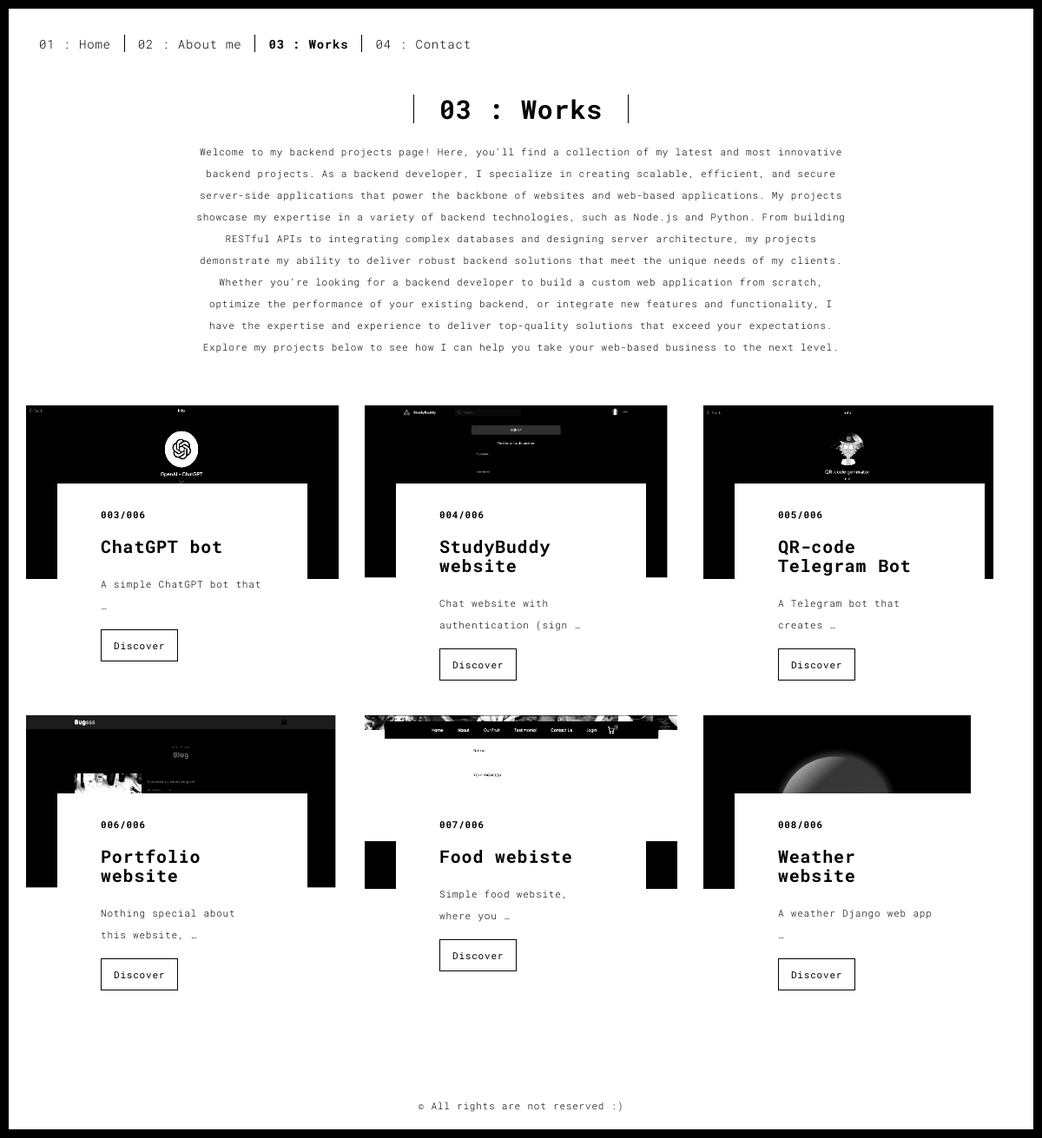
The app's page /works/ with its own data.
### main/models.py (models this page shows, shortened)
class ProjectsDecription(models.Model):
    text = models.TextField(("text"))
    class Meta:
        verbose_name = ("ProjectsDecription")
        verbose_name_plural = ("ProjectsDecriptions")
    def __str__(self):
        return self.text

class Projects(models.Model):
    backround = models.ImageField(
        ("background"), upload_to='projects/background')
    title = models.CharField(("title"), max_length=100)
    description = models.TextField(("description"))
    quote = models.CharField(("quote"), max_length=150, blank=True)
    author = models.CharField(("author"), max_length=50, blank=True)
    picture1 = models.ImageField(("picture1"), upload_to='projects/photo')
    picture2 = models.ImageField(("picture2"), upload_to='projects/photo')
    cover = models.ImageField(("cover"), upload_to='projects/cover')
    url = models.CharField(("url"), max_length=100, blank=True)
    class Meta:
        verbose_name = ("Projects")
        verbose_name_plural = ("Projects")

### main/views.py (the view)
# urls.py: path('works/', works, name='works'),
def works(request):
    projects = Projects.objects.all()
    context = {
        'projects': projects,
        'text': ProjectsDecription.objects.get(id=1)
    }
    return render(request, 'works.html', context=context)

### templates/works.html (shortened to what this page needs)
{% extends 'base.html' %}
{% load static %}
{% block content %}
<body class="">
<div id="site-border-left"></div>
<div id="site-border-right"></div>
<div id="site-border-top"></div>
<div id="site-border-bottom"></div>
<header>
  <nav class="navbar  navbar-fixed-top navbar-default">
    <div class="container">
      <div class="collapse navbar-collapse" id="navbar-collapse">
        <ul class="nav navbar-nav ">
          <li><a href="{% url 'home' %}" title="">01 : Home</a></li>
          <li><a href="{% url 'about' %}" title="">02 : About me</a></li>
          <li><a href="{% url 'works' %}"  class='active'  title="">03 : Works</a></li>
          <li><a href="{% url 'contact' %}" title="">04 : Contact</a></li>
        </ul>
      </div>
    </div>
  </nav>
</header>
<div class="section-container">
  <div class="container">
    <div class="row">
      <div class="col-sm-8 col-sm-offset-2 section-container-spacer">
        <div class="text-center">
          <h1 class="h2">03 : Works</h1>
          <p>{{text}}</p>
        </div>
      </div>
      <div class="col-md-12">
      <div id="myCarousel" class="carousel slide projects-carousel">
        <div class="carousel-inner">
            <div class="item active">
                <div class="row">
                    {% for p in projects %}
                    <div class="col-sm-4 work___box">
                      <a href="{% url 'work-detail' p.pk %}" title="" class="black-image-project-hover">
                      </a>
                      <div class="card-container card-container-lg" style=''>
                        <h4>00{{p.id}}/00{{projects.count}}</h4>
                        <h3>{{p.title}}</h3>
                        <p>{{p.description|truncatewords:5}}</p>
                        <a href="{% url 'work-detail' p.pk %}" title="" class="btn btn-default">Discover</a>
                      </div>
                    </div>
                    {% endfor %}
                </div>
            </div>
        </div>
     </div>
    </div>
    </div>
  </div>
</div>
<footer class="footer-container text-center">
  <div class="container">
    <div class="row">
      <div class="col-xs-12">
        <p>© All rights are not reserved :)</p>
      </div>
    </div>
  </div>
</footer>
{% endblock content %}

### records on screen
ProjectsDecription: text "Welcome to my backend projects page! Here, you'll find a collection of my latest and most innovative backend projects. As a backend developer, I specialize in creating scalable, efficient, and secure server-side applications that power the backbone of websites and web-based applications. My projects showcase my expertise in a variety of backend technologies, such as Node.js and Python. From building RESTful APIs to integrating complex databases and designing server architecture, my projects demonstrate my ability to deliver robust backend solutions that meet the unique needs of my clients. Whether you're looking for a backend developer to build a custom web application from scratch,…"
Projects: id "3", count "6", title "ChatGPT bot", description "A simple ChatGPT bot that …"
Projects: id "4", count "6", title "StudyBuddy website", description "Chat website with authentication (sign …"
Projects: id "5", count "6", title "QR-code Telegram Bot", description "A Telegram bot that creates …"
Projects: id "6", count "6", title "Portfolio website", description "Nothing special about this website, …"
Projects: id "7", count "6", title "Food webiste", description "Simple food website, where you …"
Projects: id "8", count "6", title "Weather website", description "A weather Django web app …"
